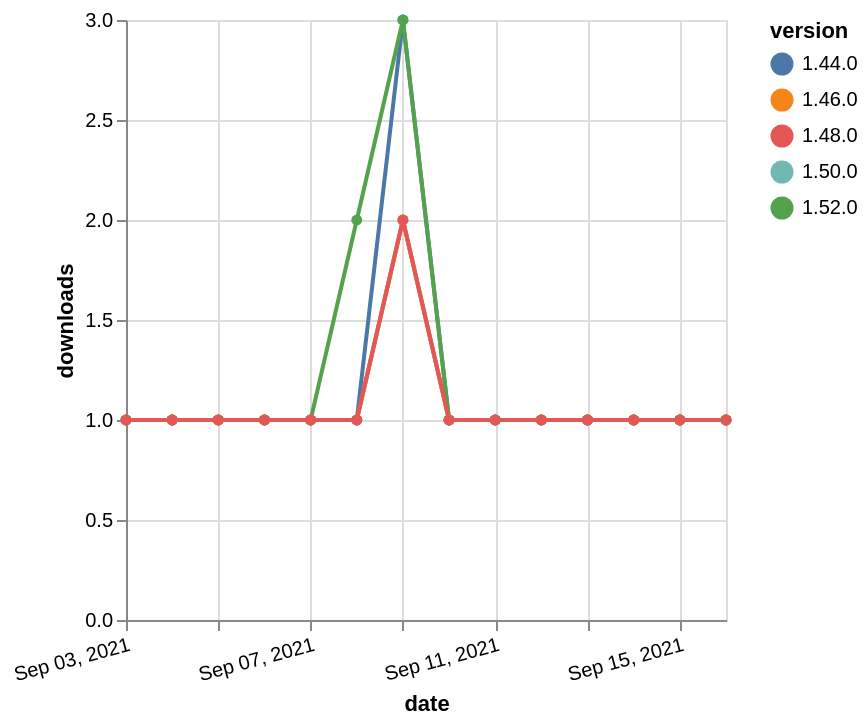

Express this chart as Vega-Lite.
### Vega-Lite specification from a JSON file in a GitHub repository (floating-point values rounded to 4 significant figures)
{"$schema": "https://vega.github.io/schema/vega-lite/v5.json", "description": "A simple bar chart with embedded data.", "data": {"values": [{"date": "2021-09-03", "total": 145, "delta": 1, "version": "1.50.0"}, {"date": "2021-09-04", "total": 146, "delta": 1, "version": "1.50.0"}, {"date": "2021-09-05", "total": 147, "delta": 1, "version": "1.50.0"}, {"date": "2021-09-06", "total": 148, "delta": 1, "version": "1.50.0"}, {"date": "2021-09-07", "total": 149, "delta": 1, "version": "1.50.0"}, {"date": "2021-09-08", "total": 150, "delta": 1, "version": "1.50.0"}, {"date": "2021-09-09", "total": 152, "delta": 2, "version": "1.50.0"}, {"date": "2021-09-10", "total": 153, "delta": 1, "version": "1.50.0"}, {"date": "2021-09-11", "total": 154, "delta": 1, "version": "1.50.0"}, {"date": "2021-09-12", "total": 155, "delta": 1, "version": "1.50.0"}, {"date": "2021-09-13", "total": 156, "delta": 1, "version": "1.50.0"}, {"date": "2021-09-14", "total": 157, "delta": 1, "version": "1.50.0"}, {"date": "2021-09-15", "total": 158, "delta": 1, "version": "1.50.0"}, {"date": "2021-09-16", "total": 159, "delta": 1, "version": "1.50.0"}, {"date": "2021-09-03", "total": 357, "delta": 1, "version": "1.44.0"}, {"date": "2021-09-04", "total": 358, "delta": 1, "version": "1.44.0"}, {"date": "2021-09-05", "total": 359, "delta": 1, "version": "1.44.0"}, {"date": "2021-09-06", "total": 360, "delta": 1, "version": "1.44.0"}, {"date": "2021-09-07", "total": 361, "delta": 1, "version": "1.44.0"}, {"date": "2021-09-08", "total": 362, "delta": 1, "version": "1.44.0"}, {"date": "2021-09-09", "total": 365, "delta": 3, "version": "1.44.0"}, {"date": "2021-09-10", "total": 366, "delta": 1, "version": "1.44.0"}, {"date": "2021-09-11", "total": 367, "delta": 1, "version": "1.44.0"}, {"date": "2021-09-12", "total": 368, "delta": 1, "version": "1.44.0"}, {"date": "2021-09-13", "total": 369, "delta": 1, "version": "1.44.0"}, {"date": "2021-09-14", "total": 370, "delta": 1, "version": "1.44.0"}, {"date": "2021-09-15", "total": 371, "delta": 1, "version": "1.44.0"}, {"date": "2021-09-16", "total": 372, "delta": 1, "version": "1.44.0"}, {"date": "2021-09-03", "total": 180, "delta": 1, "version": "1.46.0"}, {"date": "2021-09-04", "total": 181, "delta": 1, "version": "1.46.0"}, {"date": "2021-09-05", "total": 182, "delta": 1, "version": "1.46.0"}, {"date": "2021-09-06", "total": 183, "delta": 1, "version": "1.46.0"}, {"date": "2021-09-07", "total": 184, "delta": 1, "version": "1.46.0"}, {"date": "2021-09-08", "total": 185, "delta": 1, "version": "1.46.0"}, {"date": "2021-09-09", "total": 187, "delta": 2, "version": "1.46.0"}, {"date": "2021-09-10", "total": 188, "delta": 1, "version": "1.46.0"}, {"date": "2021-09-11", "total": 189, "delta": 1, "version": "1.46.0"}, {"date": "2021-09-12", "total": 190, "delta": 1, "version": "1.46.0"}, {"date": "2021-09-13", "total": 191, "delta": 1, "version": "1.46.0"}, {"date": "2021-09-14", "total": 192, "delta": 1, "version": "1.46.0"}, {"date": "2021-09-15", "total": 193, "delta": 1, "version": "1.46.0"}, {"date": "2021-09-16", "total": 194, "delta": 1, "version": "1.46.0"}, {"date": "2021-09-03", "total": 169, "delta": 1, "version": "1.52.0"}, {"date": "2021-09-04", "total": 170, "delta": 1, "version": "1.52.0"}, {"date": "2021-09-05", "total": 171, "delta": 1, "version": "1.52.0"}, {"date": "2021-09-06", "total": 172, "delta": 1, "version": "1.52.0"}, {"date": "2021-09-07", "total": 173, "delta": 1, "version": "1.52.0"}, {"date": "2021-09-08", "total": 175, "delta": 2, "version": "1.52.0"}, {"date": "2021-09-09", "total": 178, "delta": 3, "version": "1.52.0"}, {"date": "2021-09-10", "total": 179, "delta": 1, "version": "1.52.0"}, {"date": "2021-09-11", "total": 180, "delta": 1, "version": "1.52.0"}, {"date": "2021-09-12", "total": 181, "delta": 1, "version": "1.52.0"}, {"date": "2021-09-13", "total": 182, "delta": 1, "version": "1.52.0"}, {"date": "2021-09-14", "total": 183, "delta": 1, "version": "1.52.0"}, {"date": "2021-09-15", "total": 184, "delta": 1, "version": "1.52.0"}, {"date": "2021-09-16", "total": 185, "delta": 1, "version": "1.52.0"}, {"date": "2021-09-03", "total": 167, "delta": 1, "version": "1.48.0"}, {"date": "2021-09-04", "total": 168, "delta": 1, "version": "1.48.0"}, {"date": "2021-09-05", "total": 169, "delta": 1, "version": "1.48.0"}, {"date": "2021-09-06", "total": 170, "delta": 1, "version": "1.48.0"}, {"date": "2021-09-07", "total": 171, "delta": 1, "version": "1.48.0"}, {"date": "2021-09-08", "total": 172, "delta": 1, "version": "1.48.0"}, {"date": "2021-09-09", "total": 174, "delta": 2, "version": "1.48.0"}, {"date": "2021-09-10", "total": 175, "delta": 1, "version": "1.48.0"}, {"date": "2021-09-11", "total": 176, "delta": 1, "version": "1.48.0"}, {"date": "2021-09-12", "total": 177, "delta": 1, "version": "1.48.0"}, {"date": "2021-09-13", "total": 178, "delta": 1, "version": "1.48.0"}, {"date": "2021-09-14", "total": 179, "delta": 1, "version": "1.48.0"}, {"date": "2021-09-15", "total": 180, "delta": 1, "version": "1.48.0"}, {"date": "2021-09-16", "total": 181, "delta": 1, "version": "1.48.0"}]}, "width": "container", "mark": {"type": "line", "point": {"filled": true}}, "encoding": {"x": {"field": "date", "type": "temporal", "timeUnit": "yearmonthdate", "title": "date", "axis": {"labelAngle": -15}}, "y": {"field": "delta", "type": "quantitative", "title": "downloads"}, "color": {"field": "version", "type": "nominal"}, "tooltip": {"field": "delta"}}}
